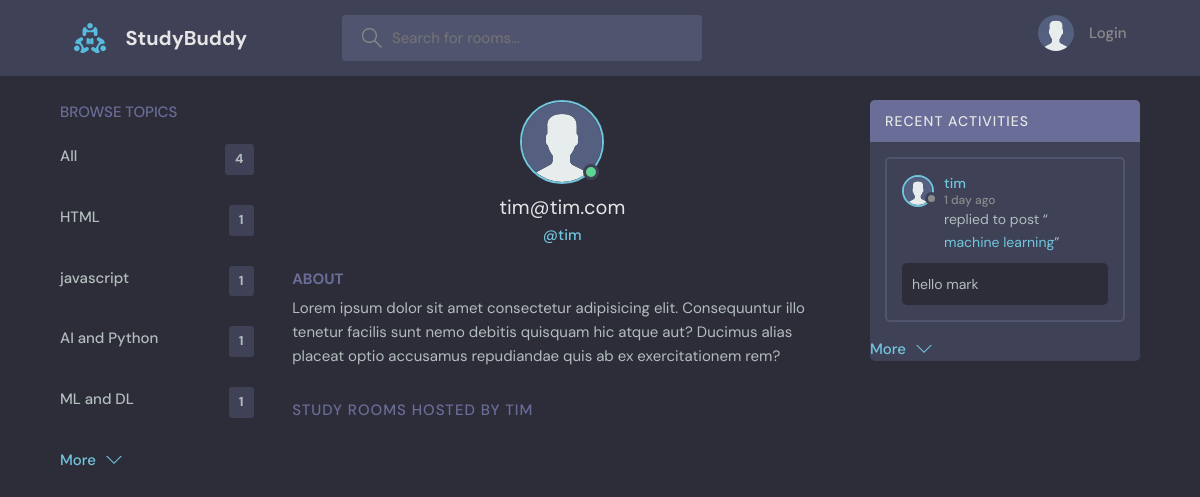
Screenshot of /userProfile/2/ with the database file from the repository.
### base/models.py (models this page shows, shortened)
class Topic(models.Model):
    name=models.CharField(max_length=200)

class User(AbstractUser):
    name=models.CharField(max_length=200,null=True)
    email=models.EmailField(unique=True,null=True)
    bio=models.TextField(null=True)
    avatar=models.ImageField(null=True,default='avatar.svg')
    USERNAME_FIELD='email'
    REQUIRED_FIELDS=[]

class Message(models.Model):
    room=models.ForeignKey(Room,on_delete=models.CASCADE)
    body=models.TextField()
    user=models.ForeignKey(User,on_delete=models.CASCADE)
    updated=models.DateTimeField(auto_now=True)
    created=models.DateTimeField(auto_now_add=True)

class Room(models.Model):
    host=models.ForeignKey(User,on_delete=models.SET_NULL,null=True)
    name=models.CharField(max_length=200)
    topic=models.ForeignKey(Topic,on_delete=models.SET_NULL,null=True)
    participants=models.ManyToManyField(User,related_name='participants',blank=True)
    description=models.TextField(null=True,blank=True)
    updated=models.DateTimeField(auto_now=True)
    created=models.DateTimeField(auto_now_add=True)
    class Meta:
        ordering=['-updated','-created']

### base/views.py (the view)
# urls.py: path('userProfile/<str:pk>/',views.userProfile,name='userprofile'),
def userProfile(request,pk):
    user=User.objects.get(id=pk)
    rooms=user.room_set.all()
    room_messages=user.message_set.all()
    topics=Topic.objects.all()
    context={'user':user,'rooms':rooms,'room_messages':room_messages,'topics':topics}
    return render(request,'base/profile.html',context)

### base/templates/base/profile.html (shortened to what this page needs)
{% extends "main.html" %}
{% block content  %}
{% load static %}
  <main class="profile-page layout layout--3">
    <div class="container">
      <div class="topics">
        {%include 'base/topics_component.html'%}
      </div>
      <div class="roomList">
        <div class="profile">
          <div class="profile__avatar">
            <div class="avatar avatar--large active">
              <img src="{{user.avatar.url}}" />
            </div>
          </div>
          <div class="profile__info">
            <h3>{{user}}</h3>
            <p>@{{user.username}}</p>
          </div>
          <div class="profile__about">
            <h3>About</h3>
            <p>
              Lorem ipsum dolor sit amet consectetur adipisicing elit. Consequuntur illo tenetur
              facilis sunt nemo debitis quisquam hic atque aut? Ducimus alias placeat optio
              accusamus repudiandae quis ab ex exercitationem rem?
            </p>
          </div>
        </div>
        <div class="roomList__header">
          <div>
            <h2>Study Rooms Hosted by {{user.username}}</a>
            </h2>
          </div>
        </div>
      </div>
      <div class="activities">
        <div class="activities__header">
          <h2>Recent Activities</h2>
        </div>
    {%include 'base/activity_component.html'%}
      </div>
    </div>
  </main>
</html>
{% endblock content %}

### templates/main.html (shortened to what this page needs)
<!DOCTYPE html>
<html lang="en">
    {%load static%}
  <head>
    <link rel="stylesheet" href="{% static 'styles/style.css'%}" />
  </head>
  <body>
{% include "navbar.html" %}
{% block content %}
    {% endblock content %}
  </body>
</html>

### templates/navbar.html (shortened to what this page needs)
{% load static %}
<header class="header header--loggedIn">
      <div class="container">
        <a href="{%url 'home'%}" class="header__logo">
          <img src="{%static 'images/logo.svg'%}" />
          <h1>StudyBuddy</h1>
        </a>
        <form class="header__search" method="GET" action="{% url 'home'%}">
          <label>
            <input placeholder="Search for rooms..." name="q" />
          </label>
        </form>
        <nav class="header__menu">
    {% if request.user.is_authenticated %}
          <div class="header__user">
            <a href="{% url 'userprofile' request.user.id %}">
              <div class="avatar avatar--medium active">
                <img src="{{request.user.avatar.url}}" />
              </div>
              <p><span>{{request.user.username}}</span></p>
            </a>
            <button class="dropdown-button">
              <svg version="1.1" xmlns="http://www.w3.org/2000/svg" width="32" height="32" viewBox="0 0 32 32">
                <title>chevron-down</title>
                <path d="M16 21l-13-13h-3l16 16 16-16h-3l-13 13z"></path>
              </svg>
            </button>
          </div>
          {% else %}
          <a href="{%url 'login'%}">
           <img src="{%static 'images/avatar.svg'%}" alt="image">
           <p>Login</p></a>
          {% endif %}
        </nav>
    </div>
</header>

### base/templates/base/topics_component.html
<div class="topics">
          <div class="topics__header">
            <h2>Browse Topics</h2>
          </div>
          <ul class="topics__list">
            <li><a href="{% url 'home' %}">All <span>{{topics.count}}</span></a> </li>
        {% for topic in topics%}
        <li>
            <a href="{% url 'home' %}?q={{topic.name}}">{{topic.name}} <span>{{topic.room_set.all.count}}</span></a>
        </li>
        {% endfor%}
          </ul>
          <a class="btn btn--link" href="{%url 'topics'%}">
            More
            <svg version="1.1" xmlns="http://www.w3.org/2000/svg" width="32" height="32" viewBox="0 0 32 32">
              <title>chevron-down</title>
              <path d="M16 21l-13-13h-3l16 16 16-16h-3l-13 13z"></path>
            </svg>
          </a>
        </div>

### base/templates/base/activity_component.html (shortened to what this page needs)
{%for message in room_messages%}
<div class="activities__box">
            <div class="activities__boxHeader roomListRoom__header">
              <a href="{%url 'userprofile' message.user.id %}" class="roomListRoom__author">
                <div class="avatar avatar--small">
                  <img src="{{message.user.avatar.url}}" />
                </div>
                <p>
                  {{message.user.username}}
                 <span>{{message.created|timesince}} ago</span>
                </p>
              </a>
            </div>
            <div class="activities__boxContent">
              <p>replied to post “<a href="{%url 'room' message.room.id %}">{{message.room.name}}</a>”</p>
              <div class="activities__boxRoomContent">
                {{message.body}}
              </div>
            </div>
          </div>
          {% endfor %}
          <a class="btn btn--link" href="{%url 'activities'%}">
            More
            <svg version="1.1" xmlns="http://www.w3.org/2000/svg" width="32" height="32" viewBox="0 0 32 32">
              <title>chevron-down</title>
              <path d="M16 21l-13-13h-3l16 16 16-16h-3l-13 13z"></path>
            </svg>
          </a>

### rows the page displays
Topic: name "HTML", room_set.all.count "1"
Topic: name "javascript", room_set.all.count "1"
Topic: name "AI and Python", room_set.all.count "1"
Topic: name "ML and DL", room_set.all.count "1"
User: avatar (placeholder picture), email "tim@tim.com", username "tim", username "TIM"
Message: user.avatar (placeholder picture), user.username "tim", created "1 day", room.name "machine learning", body "hello mark"

### other values shown
{{ topics.count }} "4"
